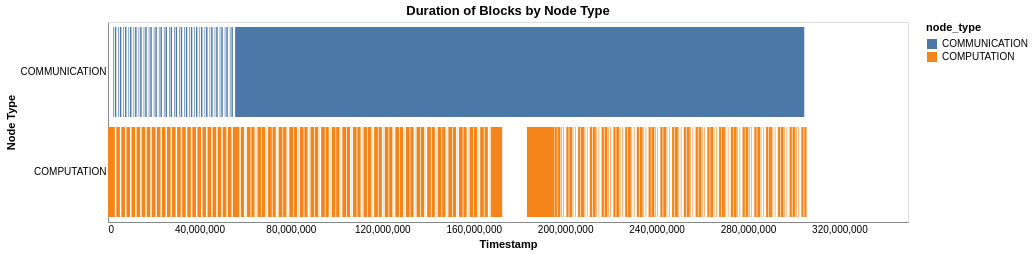
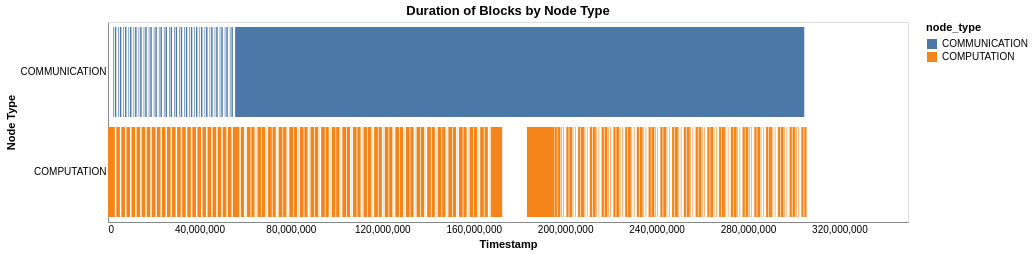
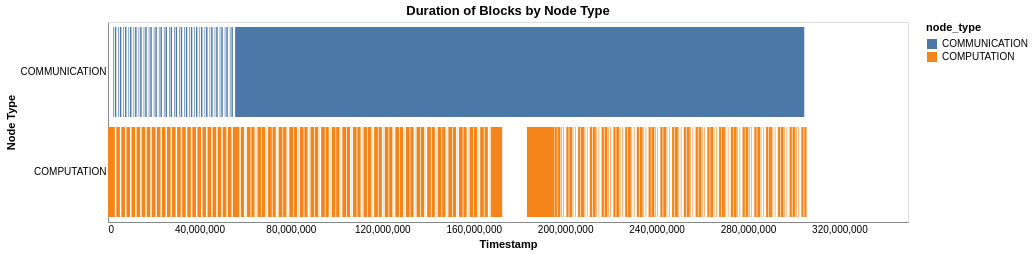
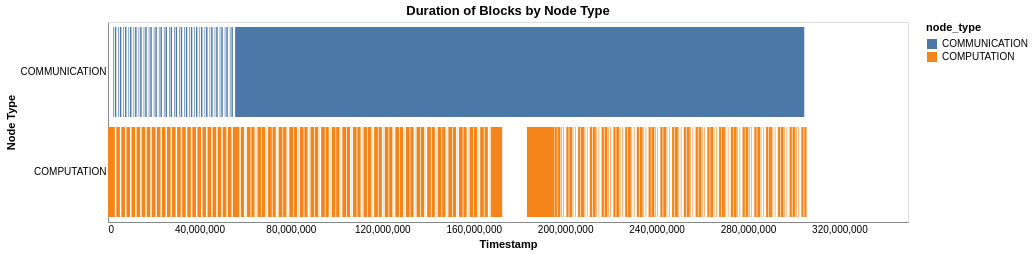

Here is the notebook cell these charts were saved with, in order:
### Code cell
df = pd.read_csv("results/GPT_3_1300M/2D_Torus/trace_2_1_32_1_0.csv")
df = get_timings_df(df)
#plot_one_npu(df, 0)
plot_all_npus(df)

### Figure 1 — Vega-Lite specification as saved in the notebook (floating-point values rounded to 4 significant figures; data arrays with more than 128 entries replaced by an {"elided": "..."} marker saying what was removed)
{"config": {"view": {"continuousWidth": 300, "continuousHeight": 300}, "axis": {"grid": false, "ticks": false}}, "data": {"name": "data-6eb25ee6838a2536d9a9e11bafbe1d4a"}, "mark": {"type": "bar"}, "encoding": {"color": {"field": "node_type", "type": "nominal"}, "x": {"field": "start", "title": "Timestamp", "type": "quantitative"}, "x2": {"field": "end"}, "y": {"field": "node_type", "title": "Node Type", "type": "nominal"}}, "height": 200, "params": [{"name": "param_177", "select": {"type": "interval", "encodings": ["x", "y"]}, "bind": "scales"}], "title": "Duration of Blocks by Node Type", "width": 800, "$schema": "https://vega.github.io/schema/vega-lite/v5.20.1.json", "datasets": {"data-6eb25ee6838a2536d9a9e11bafbe1d4a": {"elided": "234 records"}}}

### Figure 2 — Vega-Lite specification as saved in the notebook (floating-point values rounded to 4 significant figures; data arrays with more than 128 entries replaced by an {"elided": "..."} marker saying what was removed)
{"config": {"view": {"continuousWidth": 300, "continuousHeight": 300}, "axis": {"grid": false, "ticks": false}}, "data": {"name": "data-6eb25ee6838a2536d9a9e11bafbe1d4a"}, "mark": {"type": "bar"}, "encoding": {"color": {"field": "node_type", "type": "nominal"}, "x": {"field": "start", "title": "Timestamp", "type": "quantitative"}, "x2": {"field": "end"}, "y": {"field": "node_type", "title": "Node Type", "type": "nominal"}}, "height": 200, "params": [{"name": "param_178", "select": {"type": "interval", "encodings": ["x", "y"]}, "bind": "scales"}], "title": "Duration of Blocks by Node Type", "width": 800, "$schema": "https://vega.github.io/schema/vega-lite/v5.20.1.json", "datasets": {"data-6eb25ee6838a2536d9a9e11bafbe1d4a": {"elided": "234 records"}}}

### Figure 3 — Vega-Lite specification as saved in the notebook (floating-point values rounded to 4 significant figures; data arrays with more than 128 entries replaced by an {"elided": "..."} marker saying what was removed)
{"config": {"view": {"continuousWidth": 300, "continuousHeight": 300}, "axis": {"grid": false, "ticks": false}}, "data": {"name": "data-6eb25ee6838a2536d9a9e11bafbe1d4a"}, "mark": {"type": "bar"}, "encoding": {"color": {"field": "node_type", "type": "nominal"}, "x": {"field": "start", "title": "Timestamp", "type": "quantitative"}, "x2": {"field": "end"}, "y": {"field": "node_type", "title": "Node Type", "type": "nominal"}}, "height": 200, "params": [{"name": "param_179", "select": {"type": "interval", "encodings": ["x", "y"]}, "bind": "scales"}], "title": "Duration of Blocks by Node Type", "width": 800, "$schema": "https://vega.github.io/schema/vega-lite/v5.20.1.json", "datasets": {"data-6eb25ee6838a2536d9a9e11bafbe1d4a": {"elided": "234 records"}}}

### Figure 4 — Vega-Lite specification as saved in the notebook (floating-point values rounded to 4 significant figures; data arrays with more than 128 entries replaced by an {"elided": "..."} marker saying what was removed)
{"config": {"view": {"continuousWidth": 300, "continuousHeight": 300}, "axis": {"grid": false, "ticks": false}}, "data": {"name": "data-6eb25ee6838a2536d9a9e11bafbe1d4a"}, "mark": {"type": "bar"}, "encoding": {"color": {"field": "node_type", "type": "nominal"}, "x": {"field": "start", "title": "Timestamp", "type": "quantitative"}, "x2": {"field": "end"}, "y": {"field": "node_type", "title": "Node Type", "type": "nominal"}}, "height": 200, "params": [{"name": "param_180", "select": {"type": "interval", "encodings": ["x", "y"]}, "bind": "scales"}], "title": "Duration of Blocks by Node Type", "width": 800, "$schema": "https://vega.github.io/schema/vega-lite/v5.20.1.json", "datasets": {"data-6eb25ee6838a2536d9a9e11bafbe1d4a": {"elided": "234 records"}}}
